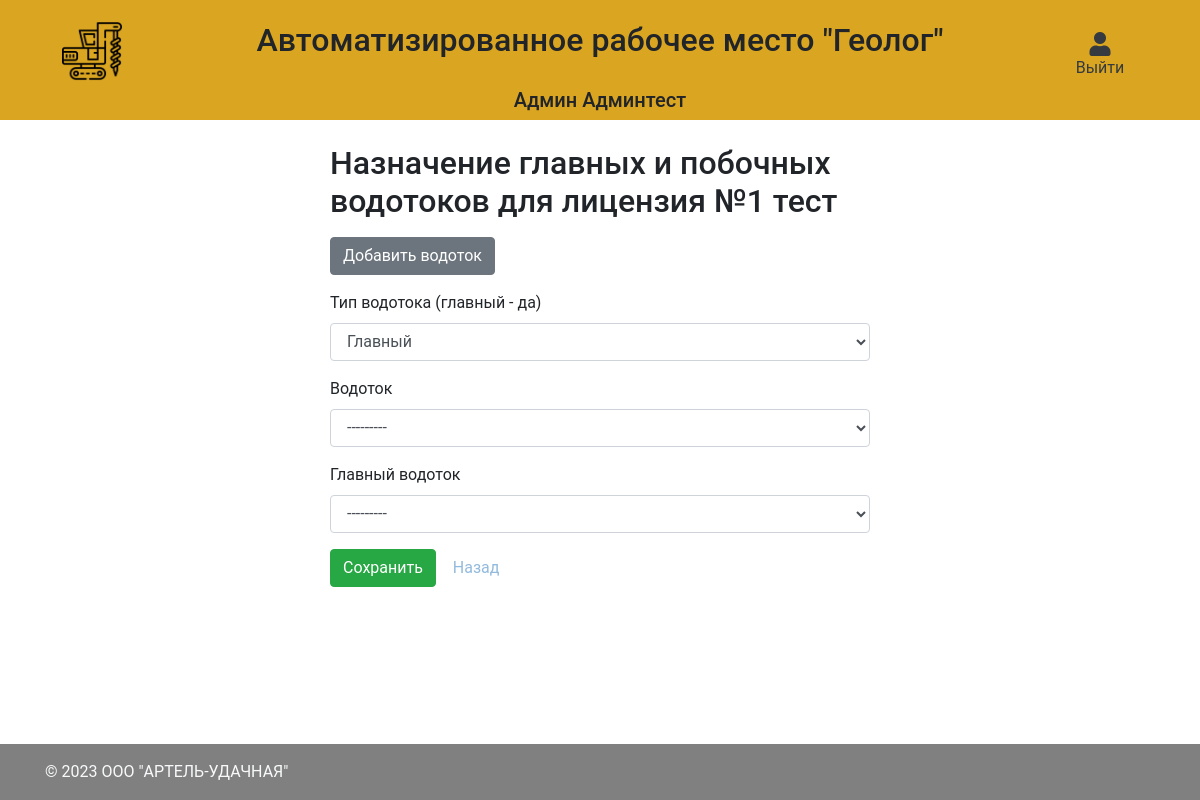
The page /objects/set_watercourses/1 (signed in) on the database its author committed.
### main/models.py (models this page shows, shortened)
class CustomUser(AbstractBaseUser, PermissionsMixin):
    username = models.CharField("Логин пользователя", max_length=50, unique=True)
    first_name = models.CharField("Имя", max_length=50)
    last_name = models.CharField("Фамилия", max_length=50)
    patronymic = models.CharField("Отчество", max_length=50, default="нет")
    team = models.ForeignKey(Team, verbose_name="Номер бригады", on_delete=models.CASCADE, null=True)
    phone_number = models.CharField("Номер телефона", max_length=50, default="Не указано")
    email = models.EmailField(verbose_name="Email", max_length=255, unique=True, blank=True, null=True)
    role = models.ForeignKey(Role, on_delete=models.CASCADE, verbose_name="Должность")
    is_superuser = models.BooleanField(default=False)
    is_active = models.BooleanField(default=True)
    is_admin = models.BooleanField(default=False)
    objects = CustomUserManager()
    created_at = models.DateTimeField("Дата создания", auto_now_add=True)
    updated_at = models.DateTimeField("Дата обновления", auto_now=True)
    USERNAME_FIELD = 'username'
    REQUIRED_FIELDS = ['password']
    class Meta:
        verbose_name = "Пользователь"
        verbose_name_plural = "Пользователи"

class License(models.Model):
    short_name = models.CharField("Наименование", max_length=255)
    name = models.TextField("Полное наименование")
    geologist = models.ForeignKey(CustomUser, related_name='geologist_id', on_delete=models.SET_NULL, verbose_name="Геолог", null=True)
    status = models.ForeignKey(LicenseStatus, on_delete=models.CASCADE, verbose_name="Статус")
    used_enginery = models.TextField("Используемая техника", null=True, default="Не назначено")
    watercourses = models.ManyToManyField(WaterCourse, through='LicenseWaterCourse', through_fields=('license', 'watercourse'), verbose_name="Водотоки", blank=True)
    lines = models.ManyToManyField(Line, through='LineLicenseWaterCourse', through_fields=('license', 'line'), verbose_name="Водотоки", blank=True)
    comment = models.TextField("Комментарий", null=True, blank=True)
    created_at = models.DateTimeField("Дата создания", auto_now_add=True)
    updated_at = models.DateTimeField("Дата обновления", auto_now=True)
    class Meta:
        verbose_name = "Лицензия"
        verbose_name_plural = "Лицензии"

### main/views.py (the view, shortened to what this page needs)
# urls.py: path('objects/set_watercourses/<int:pk>', views.LicenseWaterCourseCreateView.as_view(), name='license_watercourse_add'),
class LicenseWaterCourseCreateView(LoginRequiredMixin, CreateView):
    template_name = "main/objects/watercourses_licenses/new.html"
    model = models.WaterCourse
    form_class = forms.LicenseWaterCourseCreateForm
    def get_context_data(self, **kwargs):
        context = super().get_context_data(**kwargs)
        license_id = self.kwargs.get("pk")
        context['license_id'] = license_id
        context['license_name'] = models.License.objects.get(pk=license_id).short_name
        return context

### main/forms.py
class LicenseWaterCourseCreateForm(forms.ModelForm):
    class Meta:
        model = models.LicenseWaterCourse
        fields = ('is_primary', 'license', 'watercourse', 'parent_watercourse',)

### main/models.py (called while the page is built)
    def __str__(self):
        return self.name

### templates/main/objects/watercourses_licenses/new.html (shortened to what this page needs)
{% extends "layout.html" %}
{% block content %}
{% load widget_tweaks %}
    <div class="col-12">
        <div class="row justify-content-center">
        <div class="col-md-6">
            <h2>Назначение главных и побочных водотоков для {{ license_name }}</h2>
            <form method="post">
                <div class="form-group">
                    <a href="/watercourses/add/{{ license_id }}" class="btn btn-secondary mt-2">Добавить водоток</a>
                </div>
                {% for field in form.visible_fields %}
                    {% if field.name == 'license' %}
                        <div class="form-group">
                            <input type="hidden" name="license" value="{{ license_id }}">
                            {% for error in field.errors %}
                                <span class="help-block text-danger">{{ error }}</span>
                            {% endfor %}
                        </div>
                    {% else %}
                        <div class="form-group">
                            <label for="{{ field.id_for_label }}">{{ field.label }}</label>
                            {% render_field field class="form-control" placeholder=field.label %}
                        </div>
                    {% endif %}
                {% endfor %}
                <div class="form-group">
                    <button type="submit" class="btn btn-success">
                     Сохранить
                    </button>
                    <a href="/objects/edit/{{license_id}}" class="btn btn-default">Назад</a>
                </div>
            </form>
        </div>
        </div>
    </div>
{% endblock %}

### templates/layout.html (shortened to what this page needs)
<html lang="en">
    <head>
        <link rel="stylesheet" href="https://maxcdn.bootstrapcdn.com/bootstrap/4.0.0/css/bootstrap.min.css">
        <link rel="stylesheet" href="https://cdnjs.cloudflare.com/ajax/libs/font-awesome/5.15.4/css/all.min.css" />
        <link rel="stylesheet" href="/static/css/main.css" />
    </head>
    <body class="d-flex flex-column min-vh-100">
      <div class="container-fluid navbar-light bg-navbar-main">
        <div class="row">
            <div class="col-12 col-lg-2 text-center mt-3">
              <a href="/"><img class="img-fluid navbar-brand" src="/static/images/navbar_brand.png"></a>
            </div>
            <div class="col-12 col-lg-8 justify-content-center d-flex align-items-center">
              <h2>Автоматизированное рабочее место "Геолог"</h2>
            </div>
            <div class="col-12 col-lg-2 text-center mt-3">
              <ul class="d-none d-lg-block navbar-nav mr-auto mt-2 ml-3 ml-md-0 mt-lg-0 justify-content-center">
                {% if request.user.is_authenticated %}
                  <li class="nav-item dropdown">
                    <a class="nav-link d-flex flex-column text-dark mt-2" href="/logout">
                      <i class="fa fa-user" aria-hidden="true" style="font-size: 24px;"></i> Выйти
                    </a>
                  </li>
                {% else %}
                  {% comment %} <li class="nav-item m-lg-0">
                    <i class="fa fa-user" aria-hidden="true" style="font-size: 24px;">Войти</i>
                  </li> {% endcomment %}
                {% endif %}
              </ul>
            </div>
            <div class="col-12 col-lg-12 justify-content-center d-flex align-items-center">
              <h5 class="text-center">
                {% if request.user.is_authenticated %}
                  {{ request.user.first_name }} {{ request.user.last_name }}
                {% else %}
                  {% comment %} <li class="nav-item m-lg-0">
                    <i class="fa fa-user" aria-hidden="true" style="font-size: 24px;">Войти</i>
                  </li> {% endcomment %}
                {% endif %}
              </h5>
            </div>
        </div>
      </div>
      <div class="container mt-4">
          <div class="row">
              {% block content %}{% endblock %}
          </div>
      </div>
      <footer class="mt-auto py-3" style="background-color: #808080">
        <div class="container">
          <span class="text-light">© 2023 OOO "АРТЕЛЬ-УДАЧНАЯ"</span>
        </div>
      </footer>
    </body>
</html>

### static/css/main.css (style rules this page uses)
body { font-family: "Roboto", sans-serif; height: 100vh; }
.bg-navbar-main { background-color: #DAA520; }
a { color: #92badd; display:inline-block; text-decoration: none; font-weight: 400; }
.navbar-brand { width: 35%!important; }

### rows shown on the page
CustomUser: user.first_name "Админ", user.last_name "Админтест"
License: short_name "лицензия №1 тест"

### other values the page prints
{{ field.label }} "Тип водотока (главный - да)" "Водоток" "Главный водоток"
